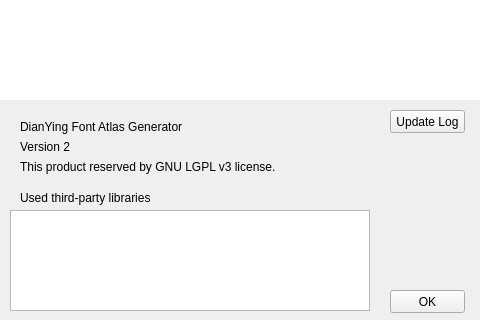
<?xml version="1.0" encoding="UTF-8"?>
<ui version="4.0">
 <class>DyWindowAbout</class>
 <widget class="QWidget" name="DyWindowAbout">
  <property name="geometry">
   <rect>
    <x>0</x>
    <y>0</y>
    <width>480</width>
    <height>320</height>
   </rect>
  </property>
  <property name="sizePolicy">
   <sizepolicy hsizetype="Fixed" vsizetype="Fixed">
    <horstretch>0</horstretch>
    <verstretch>0</verstretch>
   </sizepolicy>
  </property>
  <property name="windowTitle">
   <string>About</string>
  </property>
  <widget class="QLabel" name="label">
   <property name="geometry">
    <rect>
     <x>20</x>
     <y>120</y>
     <width>201</width>
     <height>16</height>
    </rect>
   </property>
   <property name="text">
    <string>DianYing Font Atlas Generator</string>
   </property>
   <property name="alignment">
    <set>Qt::AlignLeading|Qt::AlignLeft|Qt::AlignTop</set>
   </property>
  </widget>
  <widget class="QLabel" name="label_2">
   <property name="geometry">
    <rect>
     <x>20</x>
     <y>140</y>
     <width>201</width>
     <height>16</height>
    </rect>
   </property>
   <property name="text">
    <string>Version 2</string>
   </property>
   <property name="alignment">
    <set>Qt::AlignLeading|Qt::AlignLeft|Qt::AlignTop</set>
   </property>
  </widget>
  <widget class="QLabel" name="label_3">
   <property name="geometry">
    <rect>
     <x>20</x>
     <y>160</y>
     <width>281</width>
     <height>16</height>
    </rect>
   </property>
   <property name="text">
    <string>This product reserved by GNU LGPL v3 license.</string>
   </property>
   <property name="alignment">
    <set>Qt::AlignLeading|Qt::AlignLeft|Qt::AlignTop</set>
   </property>
  </widget>
  <widget class="QLabel" name="label_4">
   <property name="geometry">
    <rect>
     <x>20</x>
     <y>190</y>
     <width>191</width>
     <height>16</height>
    </rect>
   </property>
   <property name="text">
    <string>Used third-party libraries</string>
   </property>
  </widget>
  <widget class="QListView" name="LV_Library">
   <property name="geometry">
    <rect>
     <x>10</x>
     <y>210</y>
     <width>360</width>
     <height>101</height>
    </rect>
   </property>
  </widget>
  <widget class="QPushButton" name="PB_OK">
   <property name="geometry">
    <rect>
     <x>390</x>
     <y>290</y>
     <width>75</width>
     <height>23</height>
    </rect>
   </property>
   <property name="text">
    <string>OK</string>
   </property>
  </widget>
  <widget class="QGraphicsView" name="GV_Logo">
   <property name="geometry">
    <rect>
     <x>0</x>
     <y>0</y>
     <width>480</width>
     <height>100</height>
    </rect>
   </property>
   <property name="sizePolicy">
    <sizepolicy hsizetype="Fixed" vsizetype="Fixed">
     <horstretch>0</horstretch>
     <verstretch>0</verstretch>
    </sizepolicy>
   </property>
   <property name="frameShape">
    <enum>QFrame::NoFrame</enum>
   </property>
   <property name="frameShadow">
    <enum>QFrame::Plain</enum>
   </property>
  </widget>
  <widget class="QPushButton" name="PB_Log">
   <property name="geometry">
    <rect>
     <x>390</x>
     <y>110</y>
     <width>75</width>
     <height>23</height>
    </rect>
   </property>
   <property name="text">
    <string>Update Log</string>
   </property>
  </widget>
 </widget>
 <layoutdefault spacing="6" margin="11"/>
 <resources/>
 <connections/>
</ui>
